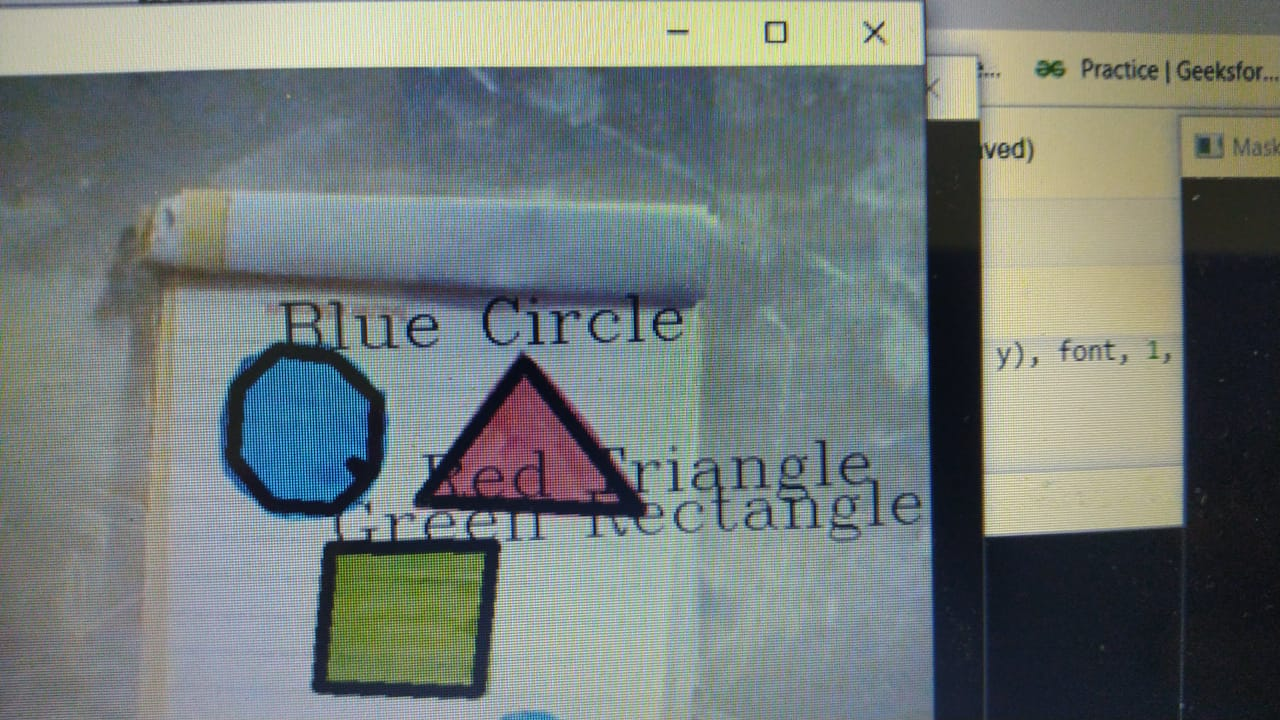
#> input picture IMG-20210723-WA0047.jpg, 1280 x 720 px, given in place of the camera
$ jupyter execute shapecolor.ipynb   (older library calls are emulated)
#> lines starting #> are read from the running program, lines starting #| are printed output that depends on the picture; after the words box and inside, x2 and y2 are one past the last pixel; in counts of white or black regions, pixels touching at a corner belong together
[cell 1]
import cv2
import numpy as np


def nothing(x):
    # any operation
    pass

cap = cv2.VideoCapture(0)


font = cv2.FONT_HERSHEY_COMPLEX

while True:
    _, frame = cap.read()
#> frame is the input picture: shape (720, 1280, 3); mean B, G, R 120, 123, 114
    hsv = cv2.cvtColor(frame, cv2.COLOR_BGR2HSV)
#> hsv: shape (720, 1280, 3); mean H, S, V 79.7, 58.9, 132

    lower_red = np.array([0,120,70])
    upper_red = np.array([10,255,255])
    mask1 = cv2.inRange(hsv, lower_red, upper_red)
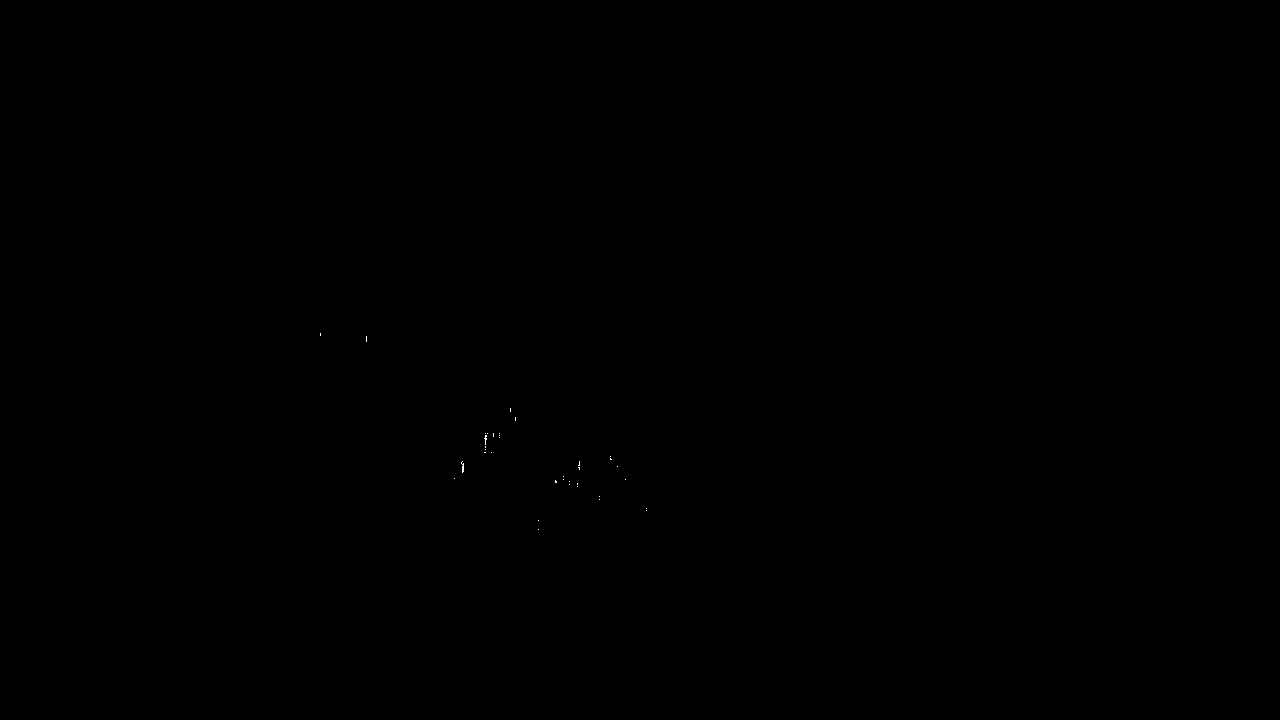
#> mask1: shape (720, 1280); 0.01% white in thin lines or dots, all inside (x1, y1, x2, y2) = (320, 333, 647, 530)

# Range for upper range

    lower_red = np.array([170,120,70])
    upper_red = np.array([180,255,255])
    mask2 = cv2.inRange(hsv,lower_red,upper_red)
#> mask2: shape (720, 1280); 0.29% white in thin lines or dots, all inside (x1, y1, x2, y2) = (434, 381, 627, 500)

    # Generating the final mask to detect red color
    maskred = mask1+mask2

#green mask
    maskgreen = cv2.inRange(hsv, (36, 25, 25), (70, 255,255))
#> maskgreen: shape (720, 1280); 9.5% white; 2702 white regions (2026 under 20 px), largest, box (x1, y1, x2, y2) and area: (326, 550, 484, 686) 15494, (929, 121, 981, 207) 2277, (933, 208, 976, 250) 1163

#bluemask
    lower_blue= np.array([78,158,124])
    upper_blue = np.array([138,255,255])
    low_blue = np.array([94, 80, 2])
    high_blue = np.array([126, 255, 255])

    maskblue = cv2.inRange(hsv,low_blue, high_blue)
#> maskblue: shape (720, 1280); 16.5% white; 2502 white regions (2221 under 20 px), largest, box (x1, y1, x2, y2) and area: (921, 119, 1272, 720) 59532, (217, 337, 390, 546) 21385, (1181, 208, 1280, 529) 13132

    kernel = np.ones((5, 5), np.uint8)
    maskred = cv2.erode(maskred, kernel)
#> maskred: shape (720, 1280); 0% white in thin lines or dots, all inside (x1, y1, x2, y2) = (494, 420, 503, 426)
    maskgreen = cv2.erode(maskgreen,kernel)
#> maskgreen: shape (720, 1280); 0.83% white; 95 white regions (69 under 20 px), largest, box (x1, y1, x2, y2) and area: (354, 553, 458, 629) 2427, (328, 619, 397, 681) 1669, (946, 123, 976, 190) 1104
    maskblue = cv2.erode(maskblue,kernel)
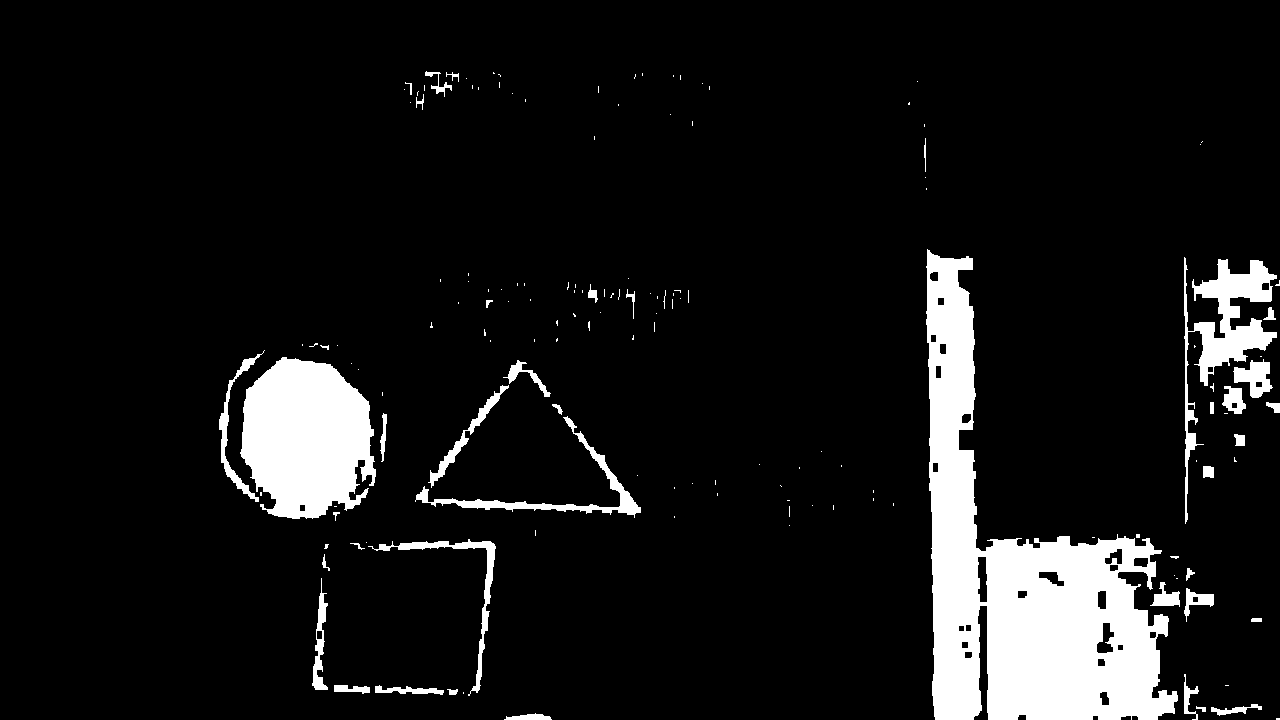
#> maskblue: shape (720, 1280); 9% white; 154 white regions (112 under 20 px)

    # Contours detection
    if int(cv2.__version__[0]) > 3:
        # Opencv 4.x.x
        contoursred, _ = cv2.findContours(maskred, cv2.RETR_TREE, cv2.CHAIN_APPROX_SIMPLE)
#> contoursred = 3 contours, all with area under 20
        contoursgreen, _ = cv2.findContours(maskgreen, cv2.RETR_TREE, cv2.CHAIN_APPROX_SIMPLE)
#> contoursgreen = 112 contours, 79 with area under 20; largest, box (x1, y1, x2, y2) and area: (354, 553, 458, 629) 2232, (328, 619, 397, 681) 2198, (946, 123, 976, 190) 1172, (940, 210, 973, 238) 464, (953, 157, 967, 181) 218
        contoursblue, _ = cv2.findContours(maskblue, cv2.RETR_TREE, cv2.CHAIN_APPROX_SIMPLE)
#> contoursblue = 184 contours, 122 with area under 20; largest, box (x1, y1, x2, y2) and area: (926, 249, 1178, 720) 49689, (240, 357, 376, 519) 16198, (1184, 257, 1277, 524) 5332, (415, 416, 641, 518) 1838, (368, 539, 496, 696) 1222
    else:
        # Opencv 3.x.x
        _, contoursred, _ = cv2.findContours(maskred, cv2.RETR_TREE, cv2.CHAIN_APPROX_SIMPLE)
        _, contoursgreen, _ = cv2.findContours(maskgreen, cv2.RETR_TREE, cv2.CHAIN_APPROX_SIMPLE)
        _, contoursblue, _ = cv2.findContours(maskblue, cv2.RETR_TREE, cv2.CHAIN_APPROX_SIMPLE)

    for cnt in contoursred:
        area = cv2.contourArea(cnt)
        approx = cv2.approxPolyDP(cnt, 0.02*cv2.arcLength(cnt, True), True)

        x = approx.ravel()[0]
        y = approx.ravel()[1]

        if area > 400:
            cv2.drawContours(frame, [approx], 0, (0, 0, 0), 5)

            if len(approx) == 3:
                cv2.putText(frame, "Red Triangle", (x, y), font, 1, (0, 0, 0))
            elif len(approx) == 4:
                cv2.putText(frame, "Red Rectangle", (x, y), font, 1, (0, 0, 0))
            elif len(approx) > 8:
                cv2.putText(frame, "Red Circle", (x, y), font, 1, (0, 0, 0))
#> this loop made 3 passes
#> (area, x, y) on passes 1 to 3: (0, 494, 423), (2.5, 502, 420), (0, 495, 420)

    for cnt in contoursgreen:
        area = cv2.contourArea(cnt)
        approx = cv2.approxPolyDP(cnt, 0.02*cv2.arcLength(cnt, True), True)
        x = approx.ravel()[0]
        y = approx.ravel()[1]

        if area > 400:
            cv2.drawContours(frame, [approx], 0, (0, 0, 0), 5)

            if len(approx) == 3:
                cv2.putText(frame, "Green Triangle", (x, y), font, 1, (0, 0, 0))
            elif len(approx) == 4:
                cv2.putText(frame, "Green Rectangle", (x, y), font, 1, (0, 0, 0))
            elif len(approx) > 8:
                cv2.putText(frame, "Green Circle", (x, y), font, 1, (0, 0, 0))
#> this loop made 112 passes
#> (area, x, y) on passes 9, 11, 15, 25, 32, 33, 34, 35, 36, 37, 38, 39: (46, 467, 656), (146.5, 425, 652), (25.5, 453, 650), (51.5, 475, 631), (2198.5, 331, 633), (40, 374, 672), (114.5, 361, 667), (45.5, 333, 667), (70, 390, 662), (91, 383, 662), (90.5, 355, 662), (86.5, 356, 648)
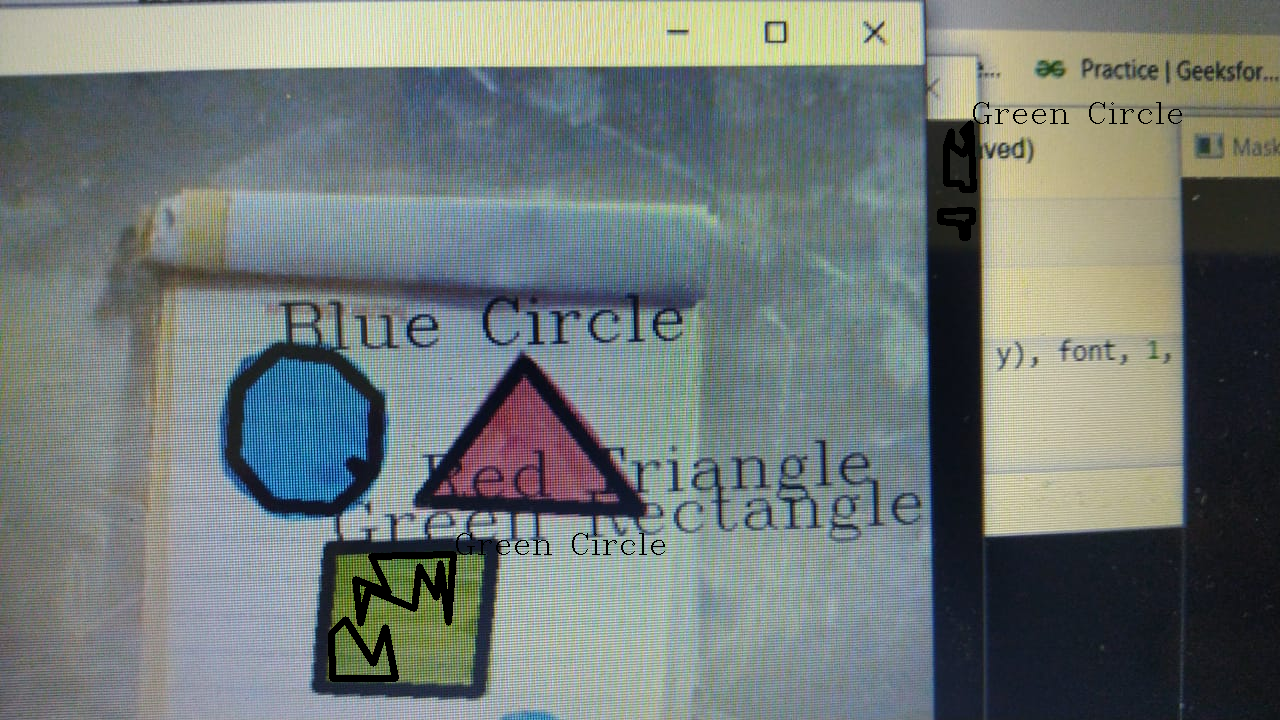
#> frame: shape (720, 1280, 3); 0.93% of pixels changed, all inside (x1, y1, x2, y2) = (328, 102, 1182, 682)

    for cnt in contoursblue:
        area = cv2.contourArea(cnt)
        approx = cv2.approxPolyDP(cnt, 0.02*cv2.arcLength(cnt, True), True)
        x = approx.ravel()[0]
        y = approx.ravel()[1]

        if area > 400:
            cv2.drawContours(frame, [approx], 0, (0, 0, 0), 5)

            if len(approx) == 3:
                cv2.putText(frame, "Blue Triangle", (x, y), font, 1, (0, 0, 0))
            elif len(approx) == 4:
                cv2.putText(frame, "Blue Rectangle", (x, y), font, 1, (0, 0, 0))
            elif len(approx) > 6:
                cv2.putText(frame, "Blue Circle", (x, y), font, 1, (0, 0, 0))
#> this loop made 184 passes
#> (area, x, y) on passes 2, 4, 6: (168.5, 551, 719), (172, 1261, 706), (32.5, 447, 689)
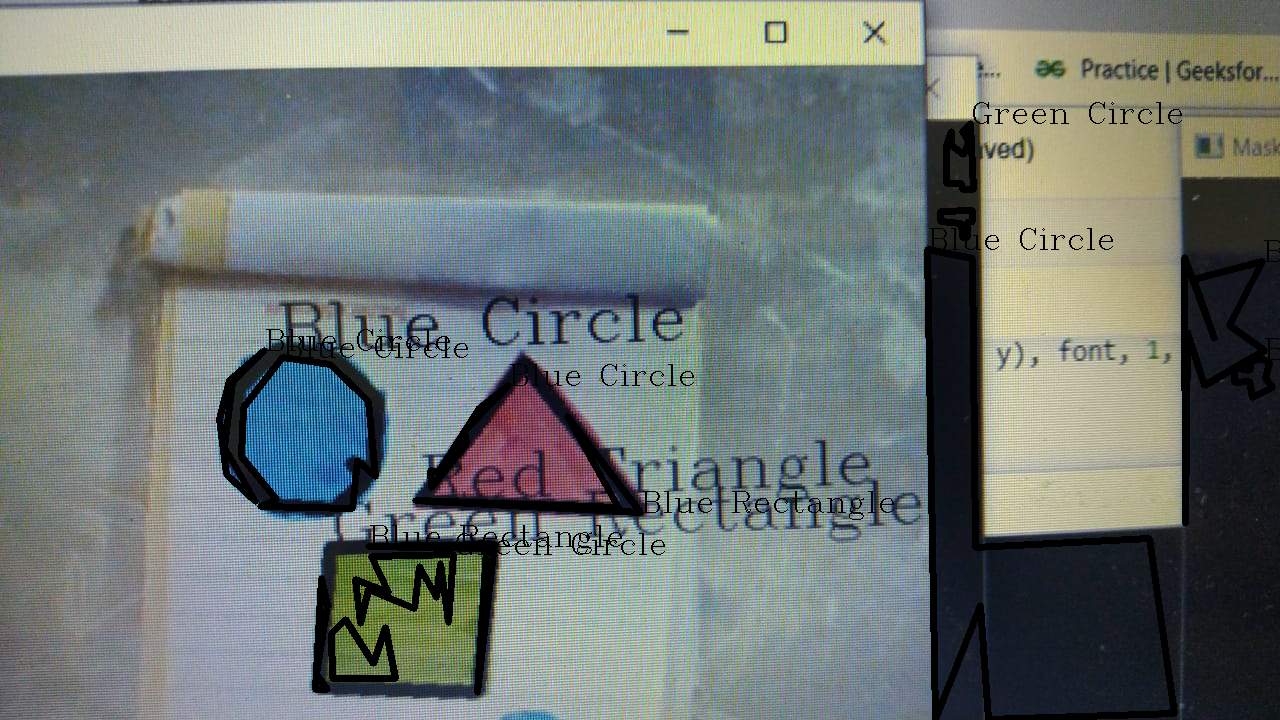
#> frame: shape (720, 1280, 3); 3.79% of pixels changed, all inside (x1, y1, x2, y2) = (216, 228, 1280, 720)

    cv2.imshow("Frame", frame)
    cv2.imshow("Mask red", maskred)
    cv2.imshow("Mask green", maskgreen)
    cv2.imshow("Mask blue", maskblue)


    key = cv2.waitKey(1)
#> (key Esc is pressed here)
    if key == 27:
        break

cap.release()
cv2.destroyAllWindows()
